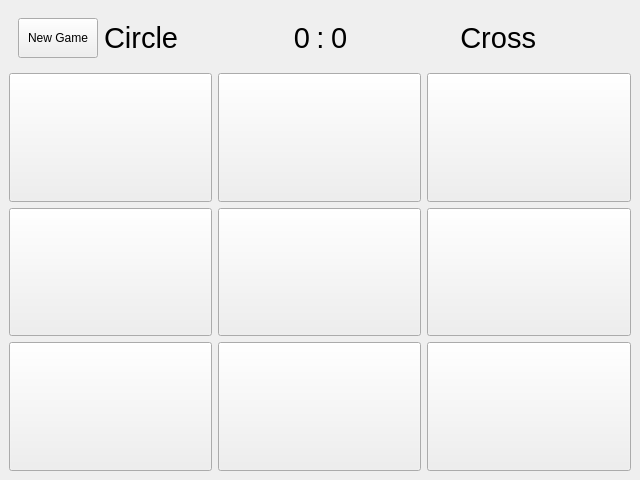
<?xml version="1.0" encoding="UTF-8"?>
<ui version="4.0">
 <class>MainWindow</class>
 <widget class="QMainWindow" name="MainWindow">
  <property name="geometry">
   <rect>
    <x>0</x>
    <y>0</y>
    <width>640</width>
    <height>480</height>
   </rect>
  </property>
  <property name="minimumSize">
   <size>
    <width>640</width>
    <height>480</height>
   </size>
  </property>
  <property name="windowTitle">
   <string>MainWindow</string>
  </property>
  <widget class="QWidget" name="centralwidget">
   <layout class="QGridLayout" name="gridLayout">
    <item row="1" column="1">
     <widget class="QPushButton" name="pushButton">
      <property name="sizePolicy">
       <sizepolicy hsizetype="Minimum" vsizetype="Minimum">
        <horstretch>0</horstretch>
        <verstretch>0</verstretch>
       </sizepolicy>
      </property>
      <property name="minimumSize">
       <size>
        <width>0</width>
        <height>0</height>
       </size>
      </property>
      <property name="font">
       <font>
        <pointsize>60</pointsize>
       </font>
      </property>
      <property name="text">
       <string/>
      </property>
     </widget>
    </item>
    <item row="1" column="2">
     <widget class="QPushButton" name="pushButton_5">
      <property name="sizePolicy">
       <sizepolicy hsizetype="Minimum" vsizetype="Minimum">
        <horstretch>0</horstretch>
        <verstretch>0</verstretch>
       </sizepolicy>
      </property>
      <property name="font">
       <font>
        <pointsize>60</pointsize>
       </font>
      </property>
      <property name="text">
       <string/>
      </property>
     </widget>
    </item>
    <item row="2" column="1">
     <widget class="QPushButton" name="pushButton_3">
      <property name="sizePolicy">
       <sizepolicy hsizetype="Minimum" vsizetype="Minimum">
        <horstretch>0</horstretch>
        <verstretch>0</verstretch>
       </sizepolicy>
      </property>
      <property name="font">
       <font>
        <pointsize>60</pointsize>
       </font>
      </property>
      <property name="text">
       <string/>
      </property>
     </widget>
    </item>
    <item row="1" column="3">
     <widget class="QPushButton" name="pushButton_2">
      <property name="sizePolicy">
       <sizepolicy hsizetype="Minimum" vsizetype="Minimum">
        <horstretch>0</horstretch>
        <verstretch>0</verstretch>
       </sizepolicy>
      </property>
      <property name="font">
       <font>
        <pointsize>60</pointsize>
       </font>
      </property>
      <property name="text">
       <string/>
      </property>
     </widget>
    </item>
    <item row="3" column="2">
     <widget class="QPushButton" name="pushButton_8">
      <property name="sizePolicy">
       <sizepolicy hsizetype="Minimum" vsizetype="Minimum">
        <horstretch>0</horstretch>
        <verstretch>0</verstretch>
       </sizepolicy>
      </property>
      <property name="font">
       <font>
        <pointsize>60</pointsize>
       </font>
      </property>
      <property name="text">
       <string/>
      </property>
     </widget>
    </item>
    <item row="3" column="3">
     <widget class="QPushButton" name="pushButton_9">
      <property name="sizePolicy">
       <sizepolicy hsizetype="Minimum" vsizetype="Minimum">
        <horstretch>0</horstretch>
        <verstretch>0</verstretch>
       </sizepolicy>
      </property>
      <property name="font">
       <font>
        <pointsize>60</pointsize>
       </font>
      </property>
      <property name="text">
       <string/>
      </property>
     </widget>
    </item>
    <item row="2" column="3">
     <widget class="QPushButton" name="pushButton_4">
      <property name="sizePolicy">
       <sizepolicy hsizetype="Minimum" vsizetype="Minimum">
        <horstretch>0</horstretch>
        <verstretch>0</verstretch>
       </sizepolicy>
      </property>
      <property name="font">
       <font>
        <pointsize>60</pointsize>
       </font>
      </property>
      <property name="text">
       <string/>
      </property>
     </widget>
    </item>
    <item row="2" column="2">
     <widget class="QPushButton" name="pushButton_6">
      <property name="sizePolicy">
       <sizepolicy hsizetype="Minimum" vsizetype="Minimum">
        <horstretch>0</horstretch>
        <verstretch>0</verstretch>
       </sizepolicy>
      </property>
      <property name="font">
       <font>
        <pointsize>60</pointsize>
       </font>
      </property>
      <property name="text">
       <string/>
      </property>
     </widget>
    </item>
    <item row="3" column="1">
     <widget class="QPushButton" name="pushButton_7">
      <property name="sizePolicy">
       <sizepolicy hsizetype="Minimum" vsizetype="Minimum">
        <horstretch>0</horstretch>
        <verstretch>0</verstretch>
       </sizepolicy>
      </property>
      <property name="font">
       <font>
        <pointsize>60</pointsize>
       </font>
      </property>
      <property name="text">
       <string/>
      </property>
     </widget>
    </item>
    <item row="0" column="1" colspan="3">
     <widget class="QWidget" name="widget" native="true">
      <property name="sizePolicy">
       <sizepolicy hsizetype="Minimum" vsizetype="Maximum">
        <horstretch>0</horstretch>
        <verstretch>0</verstretch>
       </sizepolicy>
      </property>
      <property name="minimumSize">
       <size>
        <width>0</width>
        <height>58</height>
       </size>
      </property>
      <layout class="QHBoxLayout" name="horizontalLayout">
       <item>
        <widget class="QPushButton" name="pushButton_10">
         <property name="sizePolicy">
          <sizepolicy hsizetype="Maximum" vsizetype="Minimum">
           <horstretch>0</horstretch>
           <verstretch>0</verstretch>
          </sizepolicy>
         </property>
         <property name="text">
          <string>New Game</string>
         </property>
        </widget>
       </item>
       <item>
        <widget class="QLabel" name="label">
         <property name="sizePolicy">
          <sizepolicy hsizetype="Preferred" vsizetype="Maximum">
           <horstretch>0</horstretch>
           <verstretch>0</verstretch>
          </sizepolicy>
         </property>
         <property name="font">
          <font>
           <pointsize>22</pointsize>
          </font>
         </property>
         <property name="text">
          <string>Circle</string>
         </property>
        </widget>
       </item>
       <item>
        <widget class="QLabel" name="label_4">
         <property name="font">
          <font>
           <pointsize>22</pointsize>
          </font>
         </property>
         <property name="text">
          <string>0</string>
         </property>
         <property name="alignment">
          <set>Qt::AlignmentFlag::AlignRight|Qt::AlignmentFlag::AlignTrailing|Qt::AlignmentFlag::AlignVCenter</set>
         </property>
        </widget>
       </item>
       <item>
        <widget class="QLabel" name="label_3">
         <property name="sizePolicy">
          <sizepolicy hsizetype="Maximum" vsizetype="Preferred">
           <horstretch>0</horstretch>
           <verstretch>0</verstretch>
          </sizepolicy>
         </property>
         <property name="font">
          <font>
           <pointsize>22</pointsize>
          </font>
         </property>
         <property name="text">
          <string>:</string>
         </property>
         <property name="alignment">
          <set>Qt::AlignmentFlag::AlignCenter</set>
         </property>
        </widget>
       </item>
       <item>
        <widget class="QLabel" name="label_5">
         <property name="font">
          <font>
           <pointsize>22</pointsize>
          </font>
         </property>
         <property name="text">
          <string>0</string>
         </property>
        </widget>
       </item>
       <item>
        <widget class="QLabel" name="label_2">
         <property name="font">
          <font>
           <pointsize>22</pointsize>
          </font>
         </property>
         <property name="text">
          <string>Cross</string>
         </property>
         <property name="alignment">
          <set>Qt::AlignmentFlag::AlignRight|Qt::AlignmentFlag::AlignTrailing|Qt::AlignmentFlag::AlignVCenter</set>
         </property>
        </widget>
       </item>
       <item>
        <widget class="QWidget" name="widget_2" native="true">
         <property name="sizePolicy">
          <sizepolicy hsizetype="Maximum" vsizetype="Preferred">
           <horstretch>0</horstretch>
           <verstretch>0</verstretch>
          </sizepolicy>
         </property>
         <property name="minimumSize">
          <size>
           <width>80</width>
           <height>0</height>
          </size>
         </property>
        </widget>
       </item>
      </layout>
     </widget>
    </item>
   </layout>
  </widget>
 </widget>
 <resources/>
 <connections/>
</ui>
